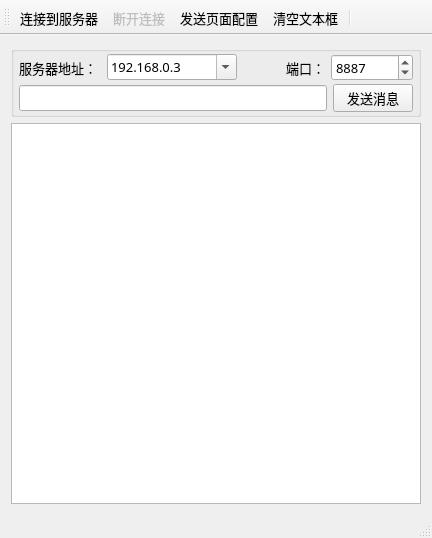
<?xml version="1.0" encoding="UTF-8"?>
<ui version="4.0">
 <class>MainWindow</class>
 <widget class="QMainWindow" name="MainWindow">
  <property name="geometry">
   <rect>
    <x>0</x>
    <y>0</y>
    <width>432</width>
    <height>538</height>
   </rect>
  </property>
  <property name="font">
   <font>
    <family>宋体</family>
    <pointsize>10</pointsize>
   </font>
  </property>
  <property name="windowTitle">
   <string>TCP Client</string>
  </property>
  <widget class="QWidget" name="centralWidget">
   <layout class="QGridLayout" name="gridLayout">
    <item row="1" column="0">
     <widget class="QPlainTextEdit" name="plainTextEdit"/>
    </item>
    <item row="0" column="0">
     <widget class="QGroupBox" name="groupBox">
      <property name="title">
       <string/>
      </property>
      <layout class="QVBoxLayout" name="verticalLayout">
       <property name="spacing">
        <number>3</number>
       </property>
       <property name="leftMargin">
        <number>5</number>
       </property>
       <property name="topMargin">
        <number>2</number>
       </property>
       <property name="rightMargin">
        <number>5</number>
       </property>
       <property name="bottomMargin">
        <number>2</number>
       </property>
       <item>
        <layout class="QHBoxLayout" name="horizontalLayout_2">
         <item>
          <widget class="QLabel" name="label">
           <property name="text">
            <string>服务器地址：</string>
           </property>
          </widget>
         </item>
         <item>
          <widget class="QComboBox" name="comboServer">
           <property name="minimumSize">
            <size>
             <width>130</width>
             <height>0</height>
            </size>
           </property>
           <property name="editable">
            <bool>true</bool>
           </property>
           <item>
            <property name="text">
             <string>192.168.0.3</string>
            </property>
           </item>
           <item>
            <property name="text">
             <string>192.168.0.4</string>
            </property>
           </item>
           <item>
            <property name="text">
             <string>192.168.0.5</string>
            </property>
           </item>
           <item>
            <property name="text">
             <string>192.168.0.6</string>
            </property>
           </item>
           <item>
            <property name="text">
             <string>192.168.0.7</string>
            </property>
           </item>
          </widget>
         </item>
         <item>
          <widget class="QLabel" name="label_2">
           <property name="text">
            <string>端口：</string>
           </property>
           <property name="alignment">
            <set>Qt::AlignRight|Qt::AlignTrailing|Qt::AlignVCenter</set>
           </property>
          </widget>
         </item>
         <item>
          <widget class="QSpinBox" name="spinPort">
           <property name="enabled">
            <bool>true</bool>
           </property>
           <property name="minimumSize">
            <size>
             <width>0</width>
             <height>0</height>
            </size>
           </property>
           <property name="minimum">
            <number>1</number>
           </property>
           <property name="maximum">
            <number>65535</number>
           </property>
           <property name="value">
            <number>8887</number>
           </property>
          </widget>
         </item>
        </layout>
       </item>
       <item>
        <layout class="QHBoxLayout" name="horizontalLayout_1"/>
       </item>
       <item>
        <layout class="QHBoxLayout" name="horizontalLayout_3">
         <item>
          <widget class="QLineEdit" name="editMsg"/>
         </item>
         <item>
          <widget class="QPushButton" name="btnSend">
           <property name="text">
            <string>发送消息</string>
           </property>
          </widget>
         </item>
        </layout>
       </item>
      </layout>
     </widget>
    </item>
   </layout>
  </widget>
  <widget class="QMenuBar" name="menuBar">
   <property name="geometry">
    <rect>
     <x>0</x>
     <y>0</y>
     <width>432</width>
     <height>26</height>
    </rect>
   </property>
  </widget>
  <widget class="QToolBar" name="mainToolBar">
   <property name="toolButtonStyle">
    <enum>Qt::ToolButtonTextUnderIcon</enum>
   </property>
   <attribute name="toolBarArea">
    <enum>TopToolBarArea</enum>
   </attribute>
   <attribute name="toolBarBreak">
    <bool>false</bool>
   </attribute>
   <addaction name="actConnect"/>
   <addaction name="actDisconnect"/>
   <addaction name="actSendAll"/>
   <addaction name="actClear"/>
   <addaction name="separator"/>
  </widget>
  <widget class="QStatusBar" name="statusBar"/>
  <action name="actConnect">
   <property name="icon">
    <iconset resource="../res.qrc">
     <normaloff>:/images/images/051.JPG</normaloff>:/images/images/051.JPG</iconset>
   </property>
   <property name="text">
    <string>连接到服务器</string>
   </property>
   <property name="toolTip">
    <string>连接到TCP服务器</string>
   </property>
  </action>
  <action name="actDisconnect">
   <property name="enabled">
    <bool>false</bool>
   </property>
   <property name="icon">
    <iconset resource="../res.qrc">
     <normaloff>:/images/images/075.JPG</normaloff>:/images/images/075.JPG</iconset>
   </property>
   <property name="text">
    <string>断开连接</string>
   </property>
   <property name="toolTip">
    <string>断开TCP连接</string>
   </property>
  </action>
  <action name="actClear">
   <property name="icon">
    <iconset resource="../res.qrc">
     <normaloff>:/images/images/212.bmp</normaloff>:/images/images/212.bmp</iconset>
   </property>
   <property name="text">
    <string>清空文本框</string>
   </property>
   <property name="toolTip">
    <string>清空文本框</string>
   </property>
  </action>
  <action name="actSendAll">
   <property name="icon">
    <iconset resource="../res.qrc">
     <normaloff>:/images/images/828.bmp</normaloff>:/images/images/828.bmp</iconset>
   </property>
   <property name="text">
    <string>发送页面配置</string>
   </property>
   <property name="toolTip">
    <string>发送页面配置</string>
   </property>
  </action>
 </widget>
 <layoutdefault spacing="6" margin="11"/>
 <resources>
  <include location="../res.qrc"/>
 </resources>
 <connections/>
</ui>
